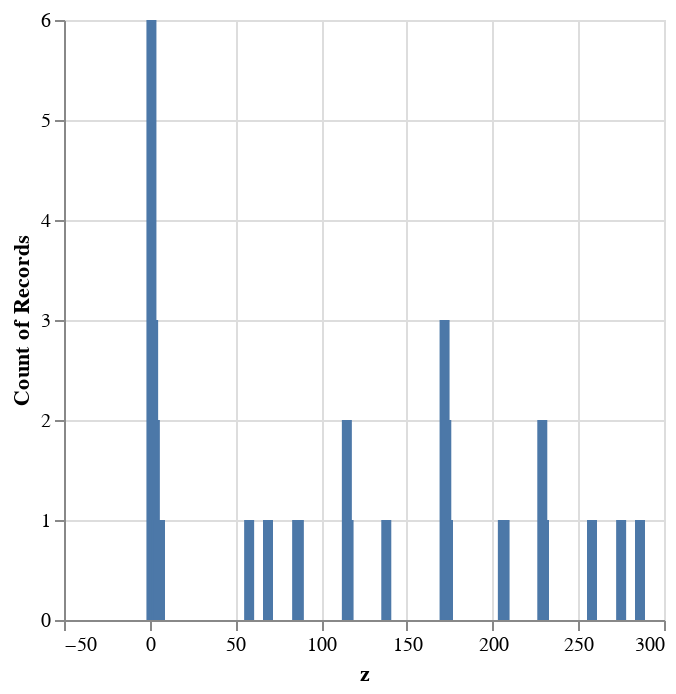

Notebook code for this chart:
### Code cell
fp_hist(7)

### Figure 1 — Vega-Lite specification as saved in the notebook (floating-point values rounded to 4 significant figures)
{"config": {"view": {"continuousWidth": 300, "continuousHeight": 300}}, "data": {"name": "data-b8221b9b961776d18db18e7dbd04376a"}, "mark": {"type": "bar"}, "encoding": {"x": {"field": "z", "type": "quantitative"}, "y": {"aggregate": "count", "type": "quantitative"}}, "$schema": "https://vega.github.io/schema/vega-lite/v5.16.3.json", "datasets": {"data-b8221b9b961776d18db18e7dbd04376a": [{"yinv": 1, "y": 1, "x": 1, "x_div_y": 1, "z": 1, "p": 7, "p3": 343}, {"yinv": 1, "y": 1, "x": 2, "x_div_y": 2, "z": 172, "p": 7, "p3": 343}, {"yinv": 1, "y": 1, "x": 3, "x_div_y": 3, "z": 229, "p": 7, "p3": 343}, {"yinv": 1, "y": 1, "x": 4, "x_div_y": 4, "z": 86, "p": 7, "p3": 343}, {"yinv": 1, "y": 1, "x": 5, "x_div_y": 5, "z": 206, "p": 7, "p3": 343}, {"yinv": 1, "y": 1, "x": 6, "x_div_y": 6, "z": 286, "p": 7, "p3": 343}, {"yinv": 81, "y": 2, "x": 1, "x_div_y": 81, "z": 2, "p": 7, "p3": 343}, {"yinv": 81, "y": 2, "x": 2, "x_div_y": 162, "z": 1, "p": 7, "p3": 343}, {"yinv": 81, "y": 2, "x": 3, "x_div_y": 243, "z": 115, "p": 7, "p3": 343}, {"yinv": 81, "y": 2, "x": 4, "x_div_y": 324, "z": 172, "p": 7, "p3": 343}, {"yinv": 81, "y": 2, "x": 5, "x_div_y": 405, "z": 69, "p": 7, "p3": 343}, {"yinv": 81, "y": 2, "x": 6, "x_div_y": 486, "z": 229, "p": 7, "p3": 343}, {"yinv": 341, "y": 3, "x": 1, "x_div_y": 341, "z": 3, "p": 7, "p3": 343}, {"yinv": 341, "y": 3, "x": 2, "x_div_y": 682, "z": 173, "p": 7, "p3": 343}, {"yinv": 341, "y": 3, "x": 3, "x_div_y": 1023, "z": 1, "p": 7, "p3": 343}, {"yinv": 341, "y": 3, "x": 4, "x_div_y": 1364, "z": 258, "p": 7, "p3": 343}, {"yinv": 341, "y": 3, "x": 5, "x_div_y": 1705, "z": 275, "p": 7, "p3": 343}, {"yinv": 341, "y": 3, "x": 6, "x_div_y": 2046, "z": 172, "p": 7, "p3": 343}, {"yinv": 44, "y": 4, "x": 1, "x_div_y": 44, "z": 4, "p": 7, "p3": 343}, {"yinv": 44, "y": 4, "x": 2, "x_div_y": 88, "z": 2, "p": 7, "p3": 343}, {"yinv": 44, "y": 4, "x": 3, "x_div_y": 132, "z": 230, "p": 7, "p3": 343}, {"yinv": 44, "y": 4, "x": 4, "x_div_y": 176, "z": 1, "p": 7, "p3": 343}, {"yinv": 44, "y": 4, "x": 5, "x_div_y": 220, "z": 138, "p": 7, "p3": 343}, {"yinv": 44, "y": 4, "x": 6, "x_div_y": 264, "z": 115, "p": 7, "p3": 343}, {"yinv": 234, "y": 5, "x": 1, "x_div_y": 234, "z": 5, "p": 7, "p3": 343}, {"yinv": 234, "y": 5, "x": 2, "x_div_y": 468, "z": 174, "p": 7, "p3": 343}, {"yinv": 234, "y": 5, "x": 3, "x_div_y": 702, "z": 116, "p": 7, "p3": 343}, {"yinv": 234, "y": 5, "x": 4, "x_div_y": 936, "z": 87, "p": 7, "p3": 343}, {"yinv": 234, "y": 5, "x": 5, "x_div_y": 1170, "z": 1, "p": 7, "p3": 343}, {"yinv": 234, "y": 5, "x": 6, "x_div_y": 1404, "z": 58, "p": 7, "p3": 343}, {"yinv": 181, "y": 6, "x": 1, "x_div_y": 181, "z": 6, "p": 7, "p3": 343}, {"yinv": 181, "y": 6, "x": 2, "x_div_y": 362, "z": 3, "p": 7, "p3": 343}, {"yinv": 181, "y": 6, "x": 3, "x_div_y": 543, "z": 2, "p": 7, "p3": 343}, {"yinv": 181, "y": 6, "x": 4, "x_div_y": 724, "z": 173, "p": 7, "p3": 343}, {"yinv": 181, "y": 6, "x": 5, "x_div_y": 905, "z": 207, "p": 7, "p3": 343}, {"yinv": 181, "y": 6, "x": 6, "x_div_y": 1086, "z": 1, "p": 7, "p3": 343}]}}
